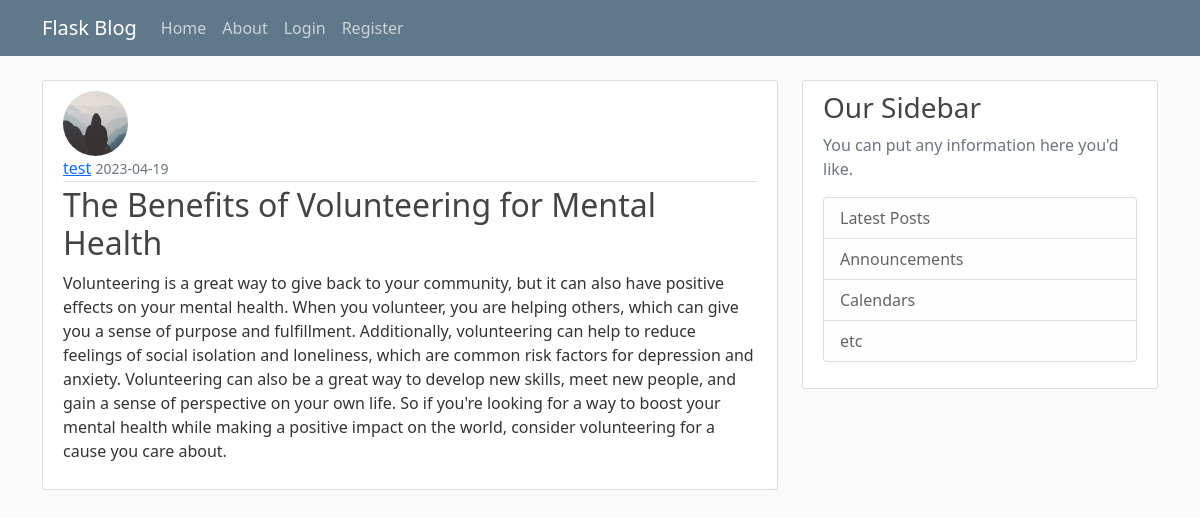
Screenshot of /posts/8 with the database file from the repository.
### flaskBlog/models.py (models this page shows, shortened)
class Users(db.Model, UserMixin):
    id = db.Column(db.Integer, primary_key=True)
    username = db.Column(db.String(20), unique=True, nullable=False)
    email = db.Column(db.String(120), unique=True, nullable=False)
    image_file = db.Column(db.String(20), nullable=False, default='default.jpg')
    password = db.Column(db.String(60), nullable=False)
    posts = db.relationship('Post', backref='author', lazy=True)

class Post(db.Model):
    id = db.Column(db.Integer, primary_key=True)
    title = db.Column(db.String(100), nullable=False)
    date_posted = db.Column(db.DateTime, nullable=False, default=datetime.utcnow)
    content = db.Column(db.Text, nullable=False)
    user_id = db.Column(db.Integer, db.ForeignKey('users.id'), nullable=False)

### flaskBlog/posts/routes.py (the view)
@posts.route("/posts/<int:post_id>")
def post(post_id):
    post = Post.query.get_or_404(post_id)
    return render_template('post.html', title=post.title, post=post)

### flaskBlog/templates/post.html (shortened to what this page needs)
{% extends "layout.html" %}
{% block content %}
<article class="media content-section">
  <img src="{{ url_for('static', filename='profile_pics/' + post.author.image_file )}}" alt="{{ post.author.username }} profile picture" class="rounded-circle article-img">
  <div class="media-body">
    <div class="article-metadata">
      <a class="mr-2" href="{{ url_for('users.user_posts', username=post.author.username )}}">{{ post.author.username }}</a>
      <small class="text-muted">{{ post.date_posted.strftime('%Y-%m-%d') }}</small>
    </div>
    <h2 class="article-title">{{ post.title }}</h2>
    <p class="article-content">{{ post.content }}</p>
  </div>
</article>
{% endblock content %}

### flaskBlog/static/main.css (style rules this page uses)
body { background: #fafafa; color: #333333; margin-top: 5rem; }
h1, h2, h3, h4, h5, h6 { color: #444444; }
.content-section { background: #ffffff; padding: 10px 20px; border: 1px solid #dddddd; border-radius: 3px; margin-bottom: 20px; }
.article-title { color: #444444; }
.article-content { white-space: pre-line; }
.article-img { height: 65px; width: 65px; margin-right: 16px; }
.article-metadata { padding-bottom: 1px; margin-bottom: 4px; border-bottom: 1px solid #e3e3e3 }

### rows the page displays
Users: image_file+username (placeholder picture), author.username "test"
Post: date_posted "2023-04-19", title "The Benefits of Volunteering for Mental Health", content "Volunteering is a great way to give back to your community, but it can also have positive effects on your mental health. When you volunteer, you are helping others, which can give you a sense of purpose and fulfillment. Additionally, volunteering can help to reduce feelings of social isolation and loneliness, which are common risk factors for depression and anxiety. Volunteering can also be a great way to develop new skills, meet new people, and gain a sense of perspective on your own life. So if you're looking for a way to boost your mental health while making a positive impact on the world, consider volunteering for a cause you care about."
